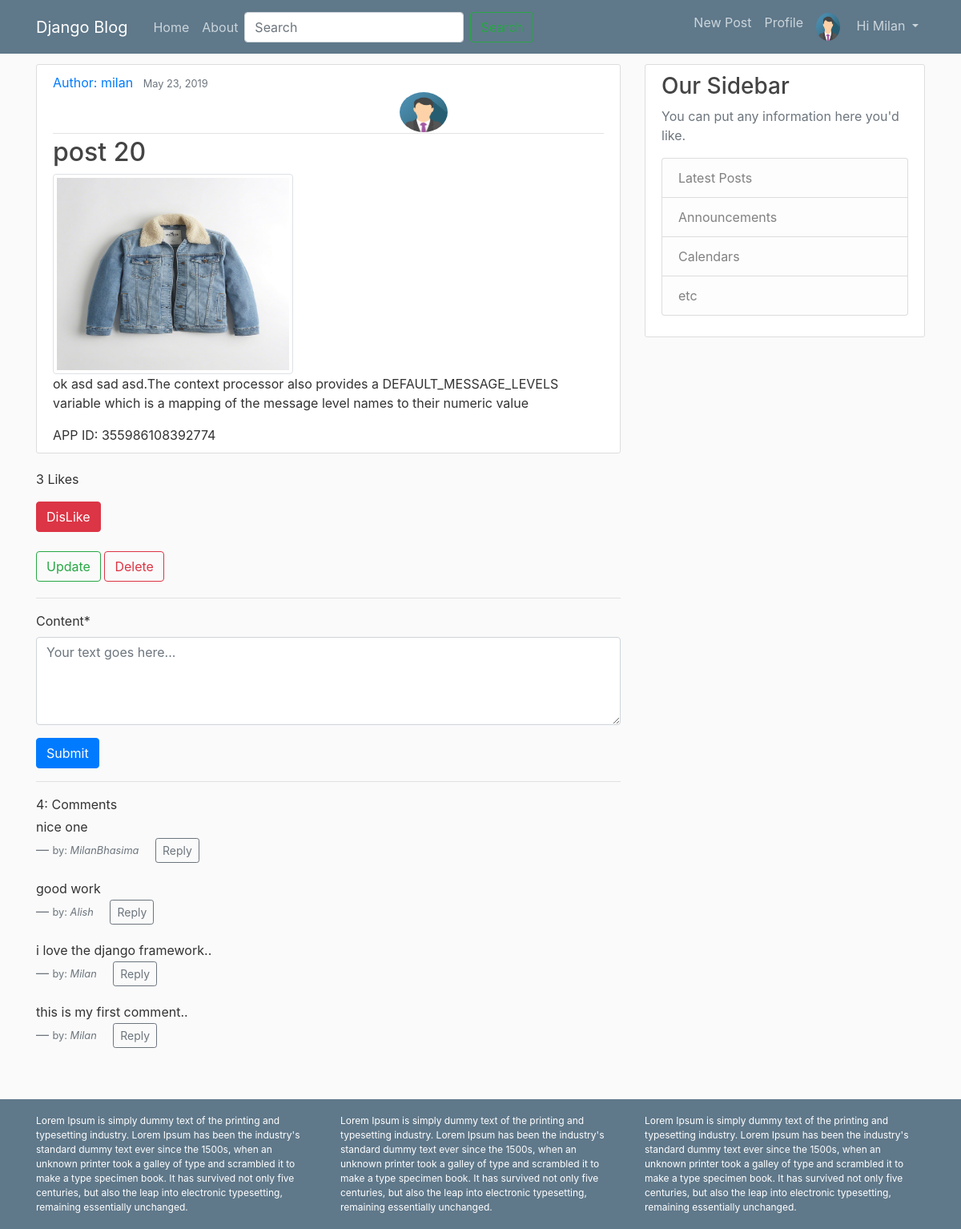
The page /blog/28/ (signed in) on the database its author committed.
### blog/models.py (models this page shows, shortened)
class Profile(models.Model):
	user=models.OneToOneField(User, on_delete=models.CASCADE)
	dob=models.DateField(null=True, blank=True)
	photo=models.ImageField()

class Post(models.Model):
	STATUS_CHOICES=(
		('draft','Draft'),
		('published','Published')
	)
	title=models.CharField(max_length=120)
	slug=models.SlugField(max_length=120)
	author=models.ForeignKey(User, related_name='blog_posts',on_delete=models.CASCADE)
	likes=models.ManyToManyField(User, related_name='likes', blank=True)
	body=models.TextField()
	image=models.ImageField(upload_to='images/', blank=True, null=True)
	created=models.DateTimeField(auto_now_add=True)
	updated=models.DateTimeField(auto_now=True)
	status=models.CharField(max_length=10, choices=STATUS_CHOICES, default='draft')
	objects = models.Manager() #default manager
	published = PublishedManager() #custom model manager

class Comment(models.Model):
	user=models.ForeignKey(User, on_delete=models.CASCADE)
	post=models.ForeignKey(Post)
	reply=models.ForeignKey('self', null=True, related_name='replies')
	content=models.TextField()
	timestamp=models.DateTimeField(auto_now_add=True)

### blog/views.py (the view, shortened to what this page needs)
# urls.py: url(r'^blog/(?P<id>\d+)/$', post_detail, name='post-detail'),
def post_detail(request, id=None):
	post=get_object_or_404(Post, id=id)
	comments=Comment.objects.filter(post=post, reply=None).order_by('-id')
	is_liked=False
	if request.user in post.likes.all():
		is_liked=True
	form=CommentForm(request.POST or None)
	context={
		'post':post,
		'is_liked':is_liked,
		'comments':comments,
		'form':form,
	}
	return render(request,'blog/post_detail.html',context)

### blog/forms.py
class CommentForm(forms.ModelForm):
	content=forms.CharField(widget=forms.Textarea(attrs={'class':'form-control', 'placeholder':'Your text goes here...', 'rows':4, 'cols':30 }))
	class Meta:
		model=Comment
		fields=['content']

### blog/templates/blog/post_detail.html (shortened to what this page needs)
{% extends 'blog/base.html' %}
{% load crispy_forms_tags %}
{% block content %}
<article class="media content-section">
  <div class="media-body">
    <div class="article-metadata">
      <a class="mr-2" href="">Author: {{ post.author }}</a>
      <small class="text-muted">{{ post.created|date:'F d, Y' }}</small>
      {% if post.author.profile.photo %}
      <img class="rounded-circle author-img" src="{{ post.author.profile.photo.url }}">
      {% endif %}
    </div>
    <h2 class="article-title">{{ post.title }}</h2>
    {% if post.image  %}
    <img class="img-thumbnail" src="{{ post.image.url }}">
    {% endif %}
    <p class="article-content">{{ post.body }}</p>
APP ID: 355986108392774
  </div>
</article>
{% include 'blog/likes.html' %}<br>
{% if post.author == request.user %}
<a href="{% url 'blog:post-update' post.id %}" class="btn btn-outline-success btn-md mb-1">Update</a>
<a href="{% url 'blog:post-delete' post.id %}" class="btn btn-outline-danger btn-md mb-1">Delete</a>
{% endif %}
<hr>
<form method="POST" action="">
  {{form|crispy}}
  {% if request.user.is_authenticated %}
  <input type="submit" value="Submit" class="btn btn-primary">
  {% else %}
  <input type="submit" value="Submit" class="btn btn-outline-primary" disabled>
  {% endif %}
</form>
<hr>
<div class="comment-section">
  {{comments.count}}: Comment{{comments|pluralize}}
  {% for comment in comments %}
  <blockquote class="blockquote">
    <p class="mb-0"><small>{{comment.content}}</small></p>
    <footer class="blockquote-footer"><small>by: <cite title="Source Title">{{comment.user|capfirst}}</cite></small>
       {% if request.user.is_authenticated %}
      <button type="button" class="reply-btn btn btn-outline-secondary btn-sm ml-3">Reply</button>
      {% else %}
      <button type="button" class="reply-btn btn btn-outline-secondary btn-sm ml-3" disabled>Reply</button>
      {% endif %}
    </footer>
  </blockquote>
  {% endfor %}
</div>
{% endblock %}

### blog/templates/blog/base.html (shortened to what this page needs)
{% load static %}
<!DOCTYPE html>
<html>
<head>
</head>
<link rel="stylesheet" href="https://stackpath.bootstrapcdn.com/bootstrap/4.3.1/css/bootstrap.min.css">
<link rel="stylesheet" type="text/css" href="{% static 'blog/css/main.css' %}">
<body>
<header class="site-header">
  <nav class="navbar navbar-expand-md navbar-dark bg-steel fixed-top">
    <div class="container">
      <a class="navbar-brand mr-4" href="{% url 'blog:post-list' %}">Django Blog</a>
      <div class="collapse navbar-collapse" id="navbarToggle">
        <div class="navbar-nav mr-auto">
          <a class="nav-item nav-link" href="{% url 'blog:post-list' %}">Home</a>
          <a class="nav-item nav-link" href="{% url 'about' %}">About</a>
            <form class="form-inline" method="" action="{% url 'blog:post-list' %}">
              <input class="form-control mr-sm-2" type="search" placeholder="Search" aria-label="Search" name="q">
              <button class="btn btn-outline-success my-2 my-sm-0" type="submit">Search</button>
            </form>
        </div>
        <div class="navbar-nav">
          {% if user.is_authenticated %}
          <a class="nav-item nav-link" href="">New Post</a>
          <a class="nav-item nav-link" href="{% url 'user-profile' %}">Profile</a>
          <div class="dropdown ">
          <a class="nav-link dropdown-toggle"  role="button" id="dropdownMenuButton" data-toggle="dropdown" aria-haspopup="true" aria-expanded="false">
          {% if request.user.profile.photo %}
            <img class="rounded-circle article-img" src="{{ request.user.profile.photo.url }}">
          {% endif %}
          <span>Hi {{request.user|capfirst}}</span>
          </a>
          </div>
          {% else %}
          <a class="nav-item nav-link" href="{% url 'user-login' %}">Login</a>
            <a class="nav-item nav-link" href="{% url 'user-register' %}">Register</a>
          {% endif %}
        </div>
      </div>
    </div>
  </nav>
</header>
<main role="main" class="container">
  <div class="row">
    <div class="col-md-8">
      {% block content %}{% endblock %}
    </div>
    <div class="col-md-4">
      <div class="content-section">
        <h3>Our Sidebar</h3>
        <p class='text-muted'>You can put any information here you'd like.
          <ul class="list-group">
            <li class="list-group-item list-group-item-light">Latest Posts</li>
            <li class="list-group-item list-group-item-light">Announcements</li>
            <li class="list-group-item list-group-item-light">Calendars</li>
            <li class="list-group-item list-group-item-light">etc</li>
          </ul>
        </p>
      </div>
    </div>
  </div>
</main>
<footer class="last container-fluid mt-5">
  <div class="container">
    <div class="row">
      <div class="col-4">Lorem Ipsum is simply dummy text of the printing and typesetting industry. Lorem Ipsum has been the industry's standard dummy text ever since the 1500s, when an unknown printer took a galley of type and scrambled it to make a type specimen book. It has survived not only five centuries, but also the leap into electronic typesetting, remaining essentially unchanged.</div>
      <div class="col-4">Lorem Ipsum is simply dummy text of the printing and typesetting industry. Lorem Ipsum has been the industry's standard dummy text ever since the 1500s, when an unknown printer took a galley of type and scrambled it to make a type specimen book. It has survived not only five centuries, but also the leap into electronic typesetting, remaining essentially unchanged.</div>
      <div class="col-4">Lorem Ipsum is simply dummy text of the printing and typesetting industry. Lorem Ipsum has been the industry's standard dummy text ever since the 1500s, when an unknown printer took a galley of type and scrambled it to make a type specimen book. It has survived not only five centuries, but also the leap into electronic typesetting, remaining essentially unchanged.</div>
    </div>
  </div>
</footer>
</body>
</html>

### blog/templates/blog/likes.html (shortened to what this page needs)
<p>{{post.likes.count}} Like{{post.likes.count|pluralize}}</p>
{% if request.user.is_authenticated %}
<form method="POST" action="{% url 'like-post' %}">
	{% if is_liked %}
	<button type="submit" id='like' name="post_id" value="{{post.id}}" class="btn btn-danger">DisLike</button>
	{% else %}
	<button type="submit" id='like' name="post_id" value="{{post.id}}" class="btn btn-success">Like</button>
	{% endif %}
</form>
{% endif %}

### blog/static/blog/css/main.css (style rules this page uses)
body { background: #fafafa; color: #333333; margin-top: 5rem; height: 100%; }
h1, h2, h3, h4, h5, h6 { color: #444444; }
ul { margin: 0; }
.bg-steel { background-color: #5f788a; }
.site-header .navbar-nav .nav-link { color: #cbd5db; }
.content-section { background: #ffffff; padding: 10px 20px; border: 1px solid #dddddd; border-radius: 3px; margin-bottom: 20px; }
.article-title { color: #444444; }
.article-content { white-space: pre-line; }
.article-img { height: 65px; width: 65px; margin-right: 16px; }
.article-metadata { padding-bottom: 1px; margin-bottom: 4px; border-bottom: 1px solid #e3e3e3 }
.article-img { width: 30px; height: 35px; }
.img-thumbnail { height: 250px; width: 300px; }
.author-img { height: 50px; width: 60px; margin-left: 63%; }
.last { background-color: #5f788a; padding: 18px; color:rgb(255, 255, 255); font-size: 12px; bottom: 0px; top: 0px; }

### rows shown on the page
Post: author "milan", created "May 23, 2019", author.profile.photo (picture), title "post 20", image (placeholder picture), body "ok asd sad asd.The context processor also provides a DEFAULT_MESSAGE_LEVELS variable which is a mapping of the message level names to their numeric value", likes.count "3"
Comment: content "nice one", user "MilanBhasima"
Comment: content "good work", user "Alish"
Comment: content "i love the django framework..", user "Milan"
Comment: content "this is my first comment..", user "Milan"

### other values the page prints
{{ request.user|capfirst }} "Milan"
{{ comments.count }} "4"
